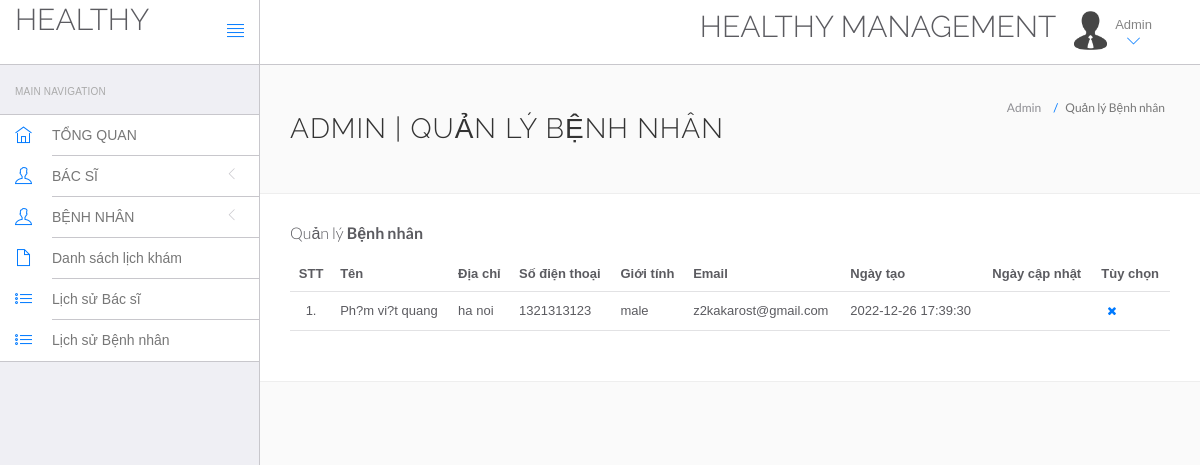
Screenshot of /hms/admin/manage-users.php (signed in) with the database file from the repository.
### tables this page shows
CREATE TABLE IF NOT EXISTS `users` (
  `id` int(11) NOT NULL AUTO_INCREMENT,
  `fullName` varchar(255) NOT NULL,
  `address` longtext NOT NULL,
  `city` varchar(255) NOT NULL,
  `gender` varchar(255) NOT NULL,
  `email` varchar(255) NOT NULL,
  `password` varchar(255) NOT NULL,
  `regDate` timestamp NOT NULL DEFAULT CURRENT_TIMESTAMP,
  `updationDate` varchar(255) NOT NULL,
  PRIMARY KEY (`id`)
);

### hms/admin/manage-users.php (the view, shortened to what this page needs)
<!DOCTYPE html>
<html lang="en">
	<head>
		<link rel="stylesheet" href="vendor/bootstrap/css/bootstrap.min.css">
		<link rel="stylesheet" href="vendor/fontawesome/css/font-awesome.min.css">
		<link rel="stylesheet" href="vendor/themify-icons/themify-icons.min.css">
		<link href="vendor/animate.css/animate.min.css" rel="stylesheet" media="screen">
		<link href="vendor/perfect-scrollbar/perfect-scrollbar.min.css" rel="stylesheet" media="screen">
		<link href="vendor/switchery/switchery.min.css" rel="stylesheet" media="screen">
		<link href="vendor/bootstrap-touchspin/jquery.bootstrap-touchspin.min.css" rel="stylesheet" media="screen">
		<link href="vendor/select2/select2.min.css" rel="stylesheet" media="screen">
		<link href="vendor/bootstrap-datepicker/bootstrap-datepicker3.standalone.min.css" rel="stylesheet" media="screen">
		<link href="vendor/bootstrap-timepicker/bootstrap-timepicker.min.css" rel="stylesheet" media="screen">
		<link rel="stylesheet" href="assets/css/styles.css">
		<link rel="stylesheet" href="assets/css/plugins.css">
		<link rel="stylesheet" href="assets/css/themes/theme-1.css" id="skin_color" />
	</head>
	<body>
		<div id="app">
<?php include('include/sidebar.php');?>
			<div class="app-content">
						<?php include('include/header.php');?>
				<div class="main-content" >
					<div class="wrap-content container" id="container">
						<section id="page-title">
							<div class="row">
								<div class="col-sm-8">
									<h1 class="mainTitle">Admin | Quản lý Bệnh nhân</h1>
																	</div>
								<ol class="breadcrumb">
									<li>
										<span>Admin</span>
									</li>
									<li class="active">
										<span>Quản lý Bệnh nhân</span>
									</li>
								</ol>
							</div>
						</section>
						<div class="container-fluid container-fullw bg-white">
									<div class="row">
								<div class="col-md-12">
									<h5 class="over-title margin-bottom-15">Quản lý <span class="text-bold">Bệnh nhân</span></h5>
									<table class="table table-hover" id="sample-table-1">
										<thead>
											<tr>
												<th class="center">STT</th>
												<th>Tên</th>
												<th class="hidden-xs">Địa chỉ</th>
												<th>Số điện thoại</th>
												<th>Giới tính </th>
												<th>Email </th>
												<th>Ngày tạo</th>
												<th>Ngày cập nhật</th>
												<th>Tùy chọn</th>
											</tr>
										</thead>
										<tbody>
<?php
$sql=mysql_query("select * from users");
$cnt=1;
while($row=mysql_fetch_array($sql))
{
?>
											<tr>
												<td class="center"><?php echo $cnt;?>.</td>
												<td class="hidden-xs"><?php echo $row['fullName'];?></td>
												<td><?php echo $row['address'];?></td>
												<td><?php echo $row['city'];?>
												</td>
												<td><?php echo $row['gender'];?></td>
												<td><?php echo $row['email'];?></td>
												<td><?php echo $row['regDate'];?></td>
												<td><?php echo $row['updationDate'];?>
												</td>
												<td >
												<div class="visible-md visible-lg hidden-sm hidden-xs">
	<a href="manage-users.php?id=<?php echo $row['id']?>&del=delete" onClick="return confirm('Bạn có chắc chắn muốn xóa?')"class="btn btn-transparent btn-xs tooltips" tooltip-placement="top" tooltip="Remove"><i class="fa fa-times fa fa-white"></i></a>
												</div>
												</td>
											</tr>
											<?php
$cnt=$cnt+1;
											 }?>
										</tbody>
									</table>
								</div>
							</div>
								</div>
							</div>
						</div>
					</div>
				</div>
	</body>
</html>

### hms/admin/assets/css/themes/theme-1.css (style rules this page uses)
body { background: #FAFAFA; }

### rows the page displays
users: fullName "Ph?m vi?t quang", address "ha noi", city "1321313123", gender "male", email "z2kakarost@gmail.com", regDate "2022-12-26 17:39:30"
